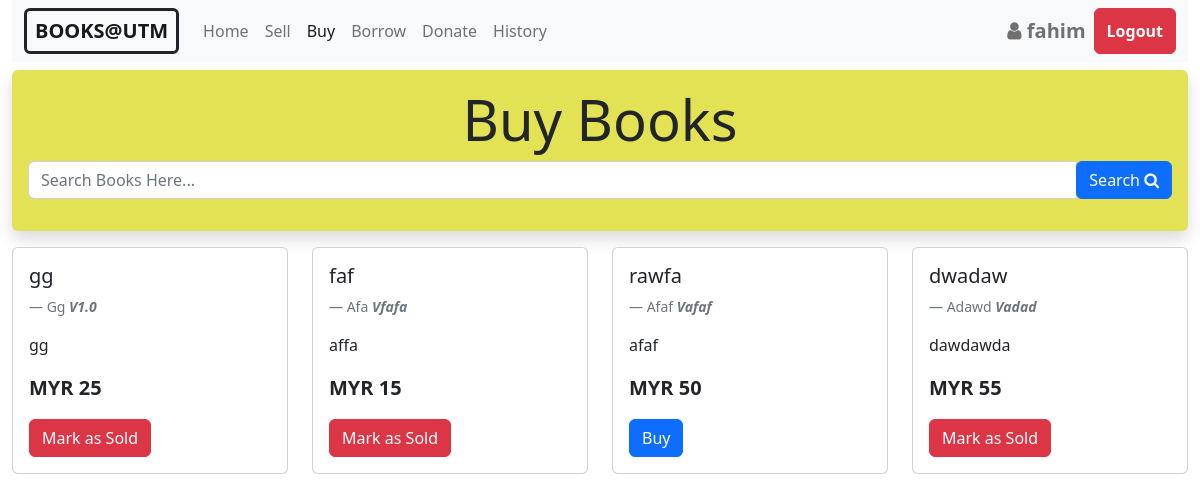
/buy-book/index.php (signed in), run on the app's committed database.
### tables this page shows
CREATE TABLE `sell_book` (
  `id` int(11) NOT NULL,
  `seller_id` int(11) NOT NULL,
  `book_name` varchar(50) NOT NULL,
  `author_name` varchar(50) NOT NULL,
  `book_version` varchar(20) NOT NULL,
  `book_publication` varchar(50) NOT NULL,
  `amount` int(11) NOT NULL,
  `sold_status` int(11) NOT NULL DEFAULT 0
);

### buy-book/index.php (the view, shortened to what this page needs)
<?php
$loggedin = $_SESSION['logedin'];
if ($loggedin != 'true') {
    header('location:../login.php');
} else {
    $username = $_SESSION['username'];
}
?>
<html>
<head>
    <link rel="stylesheet" href="../css/bootstrap.min.css" />
    <link rel="stylesheet" href="https://cdnjs.cloudflare.com/ajax/libs/font-awesome/4.7.0/css/font-awesome.min.css" />
</head>
<body>
    <div class="container-fluid">
        <nav class="navbar navbar-expand-lg bg-light">
            <div class="container-fluid">
                <a class="navbar-brand text-decoration-none border border-dark border-3 rounded px-2" href="../home.php"><b>BOOKS@UTM</b></a>
                <div class="collapse navbar-collapse" id="navbarTogglerDemo02">
                    <ul class="navbar-nav me-auto mb-2 mb-lg-0">
                        <li class="nav-item">
                            <a class="nav-link" href="../home.php">Home</a>
                        </li>
                        <li class="nav-item">
                            <a class="nav-link" href="../sell-book">Sell</a>
                        </li>
                        <li class="nav-item">
                            <a class="nav-link active" aria-current="page" href="buy-book">Buy</a>
                        </li>
                        <li class="nav-item">
                            <a class="nav-link" href="../borrow-book">Borrow</a>
                        </li>
                        <li class="nav-item">
                            <a class="nav-link" href="../donate-book">Donate</a>
                        </li>
                        <li class="nav-item">
                            <a class="nav-link" href="../listing">History</a>
                        </li>
                    </ul>
                    <div class="d-flex ">
                        <span class="navbar-text fw-bold fs-5 mx-2">
                            <i class="fa fa-user " aria-hidden="true"></i>
                            <?php echo $username; ?>
                        </span>
                        <button class="btn btn-danger fw-bold" onclick="window.location.href='../login.php'">Logout</button>
                    </div>
                </div>
            </div>
        </nav>
        <div class="text-center shadow p-3 mt-2  rounded" style="background-color: #e3e154;">
            <h1 class="display-4">Buy Books</h1>
            <form class="form-inline" method="POST">
                <div class="input-group col-md-6">
                    <input type="text" name="book_name" class="form-control" placeholder="Search Books Here..." required />
                    <span class="input-group-btn">
                        <button class="btn btn-primary" type="submit" name="submit"> Search <i class="fa fa-search" aria-hidden="true"></i></button>
                    </span>
                </div>
            </form>
        </div>
        <div class="row row-cols-1 row-cols-sm-1 row-cols-md-2 row-cols-lg-4 g-4 mt-2">
            <?php
            $dbservername = "localhost";
            $dbusername = "root";
            $dbpassword = "";
            $dbname = "book_sell";
            $conn = mysqli_connect($dbservername, $dbusername, $dbpassword, $dbname);
            if (isset($_POST['submit'])) {
                $book_name = $_POST['book_name'];
                $sql = "SELECT * FROM sell_book WHERE sold_status=0 and book_name LIKE '%$book_name%'";
            } else {
                $sql = "SELECT * from sell_book where sold_status=0";
            }
            $res = mysqli_query($conn, $sql);
            if (mysqli_num_rows($res) > 0) {
                while ($row = mysqli_fetch_assoc($res)) {
            ?>
                    <div class="col d-flex justify-content-center mt-2">
                        <div class="card w-100">
                            <div class="card-body">
                                <h5 class="card-title"><?= $row["book_name"]; ?></h5>
                                <footer class="blockquote-footer mt-1 text-capitalize"><?= $row["author_name"]; ?> <cite class="fw-bold">v<?= $row["book_version"]; ?></cite></footer>
                                <p class="card-text"><?= $row["book_publication"]; ?></p>
                                <p class="card-text fs-5 fw-bold">MYR <?= $row["amount"]; ?></p>
                                <?php
                                if ($_SESSION['studentid'] == $row['seller_id']) {
                                    echo "<a class='btn btn-danger' href='mark_as_sold.php?book_id=" . $row['id'] . "'>Mark as Sold</a>";
                                } else {
                                    echo "<a class='btn btn-primary' href='details.php?id=" . $row['seller_id'] . "'>Buy</a>";
                                }
                                ?>
                            </div>
                        </div>
                    </div>
            <?php }
            }
            ?>
        </div>
    </div>
</body>
</html>

### data on the page
sell_book: book_name "gg", author_name "Gg", book_version "1.0", book_publication "gg", amount "25"
sell_book: book_name "faf", author_name "Afa", book_version "Fafa", book_publication "affa", amount "15"
sell_book: book_name "rawfa", author_name "Afaf", book_version "Afaf", book_publication "afaf", amount "50"
sell_book: book_name "dwadaw", author_name "Adawd", book_version "Adad", book_publication "dawdawda", amount "55"

### other printed values
$username "fahim"
